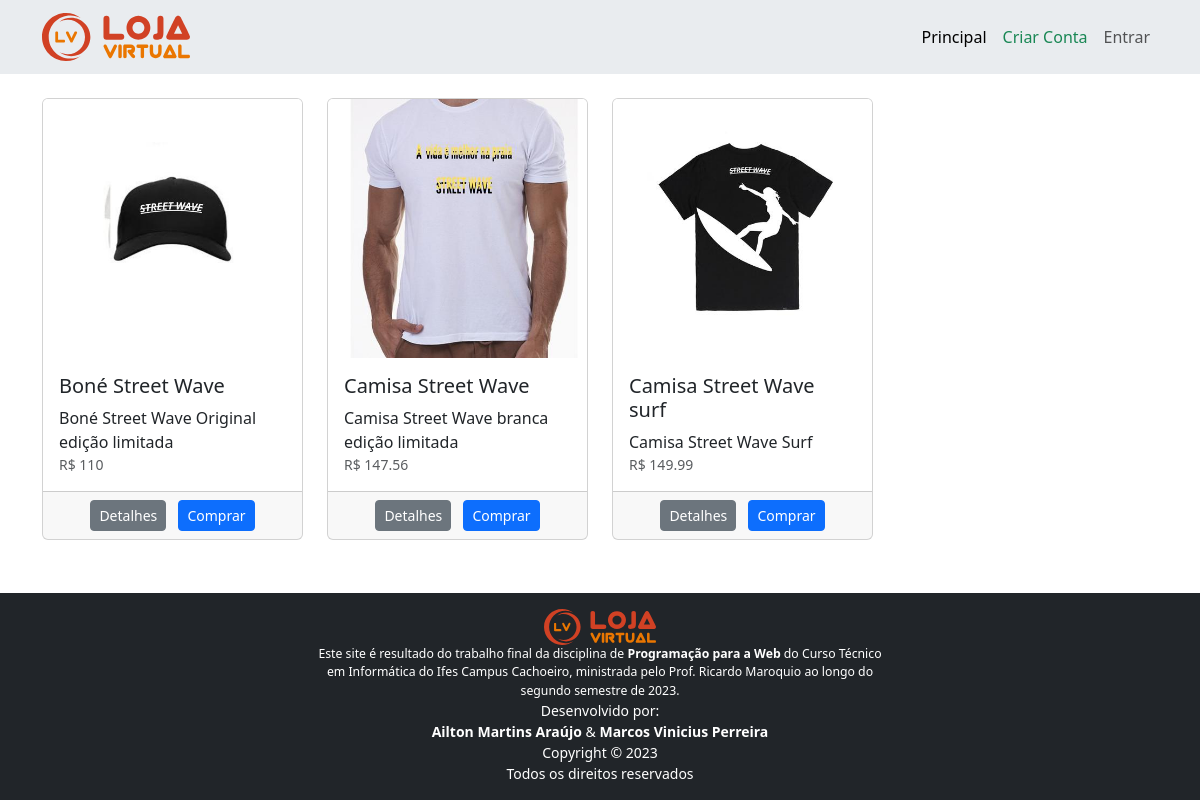
The page / on the database its author committed.
### tables this page shows
CREATE TABLE produto (
        id INTEGER PRIMARY KEY AUTOINCREMENT,
        nome TEXT NOT NULL,
        preco INTEGER NOT NULL,
        descricao TEXT NOT NULL       
    );

### routes/RootRouter.py (the view)
@router.get("/", response_class=HTMLResponse)
async def get_index(
    request: Request,
    usuario: Usuario = Depends(obter_usuario_logado),
):
    produtos = ProdutoRepo.obter_todos()
    return templates.TemplateResponse(
        "root/index.html",
        {"request": request, "usuario": usuario, "produtos": produtos},
    )

### templates/root/index.html (shortened to what this page needs)
{% extends "base.html" %}
{% block principal %}
<div class="row row-cols-1 row-cols-sm-2 row-cols-md-3 row-cols-lg-4 row-cols-xxl-6 g-4 mb-0">
    {% for p in produtos %}
    <div class="col">
        <div class="card h-100">
            <img src="/static/img/produtos/{{ '{:04d}'.format(p.id) }}.jpg" class="card-img-top">
            <div class="card-body">
                <h5 class="card-title">{{ p.nome }}</h5>
                <div class="texto-3-linhas">
                    <p class="card-text">{{ p.descricao }}</p>
                </div>
                <p class="card-text">
                    <small class="text-muted">R$ {{ p.preco }}</small>
                </p>
            </div>
            <div class="card-footer text-center">
                <a href="{{ url_for('get_detalhes', id_produto=p.id) }}" class="btn btn-secondary btn-sm me-2">Detalhes</a>
                <button class="btn btn-primary btn-sm">Comprar</button>
            </div>
        </div>
    </div>
    {% endfor %}
</div>
{% endblock %}

### templates/base.html (shortened to what this page needs)
<html>
    <head>
        <link rel="stylesheet" href="/static/lib/bootstrap/bootstrap.min.css">
        <link rel="stylesheet" href="/static/lib/bootstrap-icons/font/bootstrap-icons.min.css">
        <link rel="stylesheet" href="/static/css/estilos.css">
    </head>
    <body class="d-flex flex-column min-vh-100">
        <nav class="navbar navbar-expand-lg bg-body-secondary">
            <div class="container">
                <a class="navbar-brand" href="/">
                    <img src="/static/img/logotipo.svg" alt="Logotipo Loja
Virtual" height="48">
                </a>
                <div class="collapse navbar-collapse justify-content-end" id="navbarPrincipal">
                    <div class="navbar-nav">
                        <a class="nav-link text-center {{'active' if
request.url.path == '/'}}" href="/">Principal</a>
                        {% if not usuario: %}
                        <a class="nav-link text-success {{'active' if
                    request.url.path == '/cadastro'}}" href="/cadastro">Criar Conta</a>
                        <a class="nav-link text-center {{'active' if
request.url.path == '/login'}}" href="/login">Entrar</a>
                        {% endif %}
                    </div>
                </div>
            </div>
        </nav>
        <main class="container my-4">
            {% block principal %}
        {% endblock %}
        </main>
        <footer class="p-3 text-bg-dark text-center mt-auto">
            <div class="col-6 offset-3">
                <p class="small m-0">
                    <img src="/static/img/logotipo.svg" alt="Logotipo Loja
Virtual" height="36">
                    <br>
                    <span class="small">
                        Este site é resultado do trabalho final
                    da disciplina de
                        <b>Programação para a Web</b>
                        do Curso Técnico em
                    Informática do Ifes Campus Cachoeiro, ministrada pelo Prof. Ricardo Maroquio
                    ao longo do segundo semestre de 2023.
                    </span>
                    <br>
                    Desenvolvido por:
                    <br>
                    <b>Ailton Martins Araújo</b>
                    &
                    <b>Marcos Vinicius Perreira</b>
                    <br>
                    Copyright &copy; 2023
                    <br>
                    Todos os direitos reservados
                </p>
            </div>
        </footer>
    </body>
</html>

### static/css/estilos.css (style rules this page uses)
.texto-3-linhas { display: -webkit-box; -webkit-line-clamp: 3; line-clamp: 3; -webkit-box-orient: vertical; overflow: hidden; }

### rows shown on the page
produto: shows a picture, nome "Boné Street Wave", descricao "Boné Street Wave Original edição limitada", preco "110"
produto: shows a picture, nome "Camisa Street Wave", descricao "Camisa Street Wave branca edição limitada", preco "147.56"
produto: shows a picture, nome "Camisa Street Wave surf", descricao "Camisa Street Wave Surf", preco "149.99"
